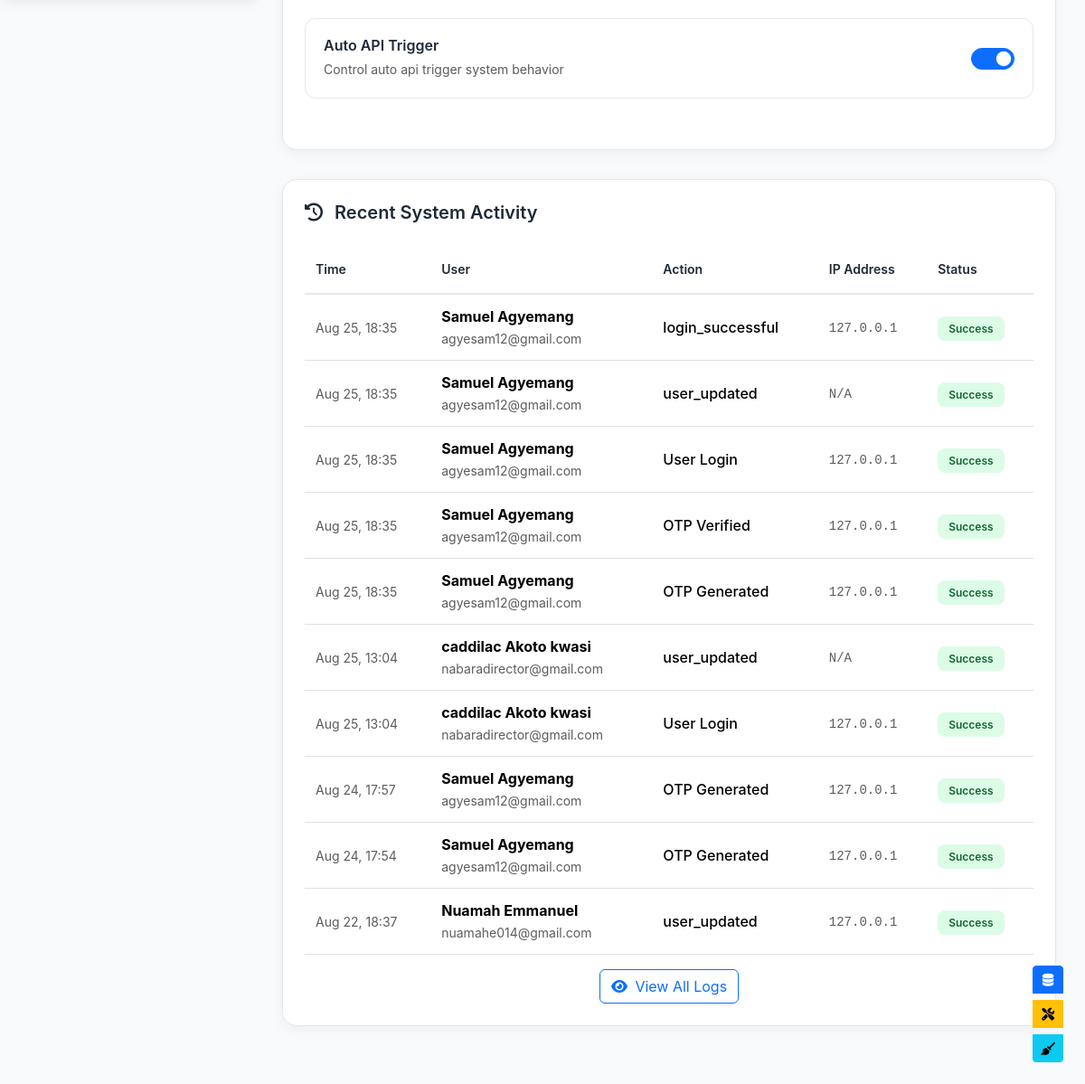
/dashboard/management/admin_dashboard/ (signed in, lower part), run on an earlier commit of the app's database.
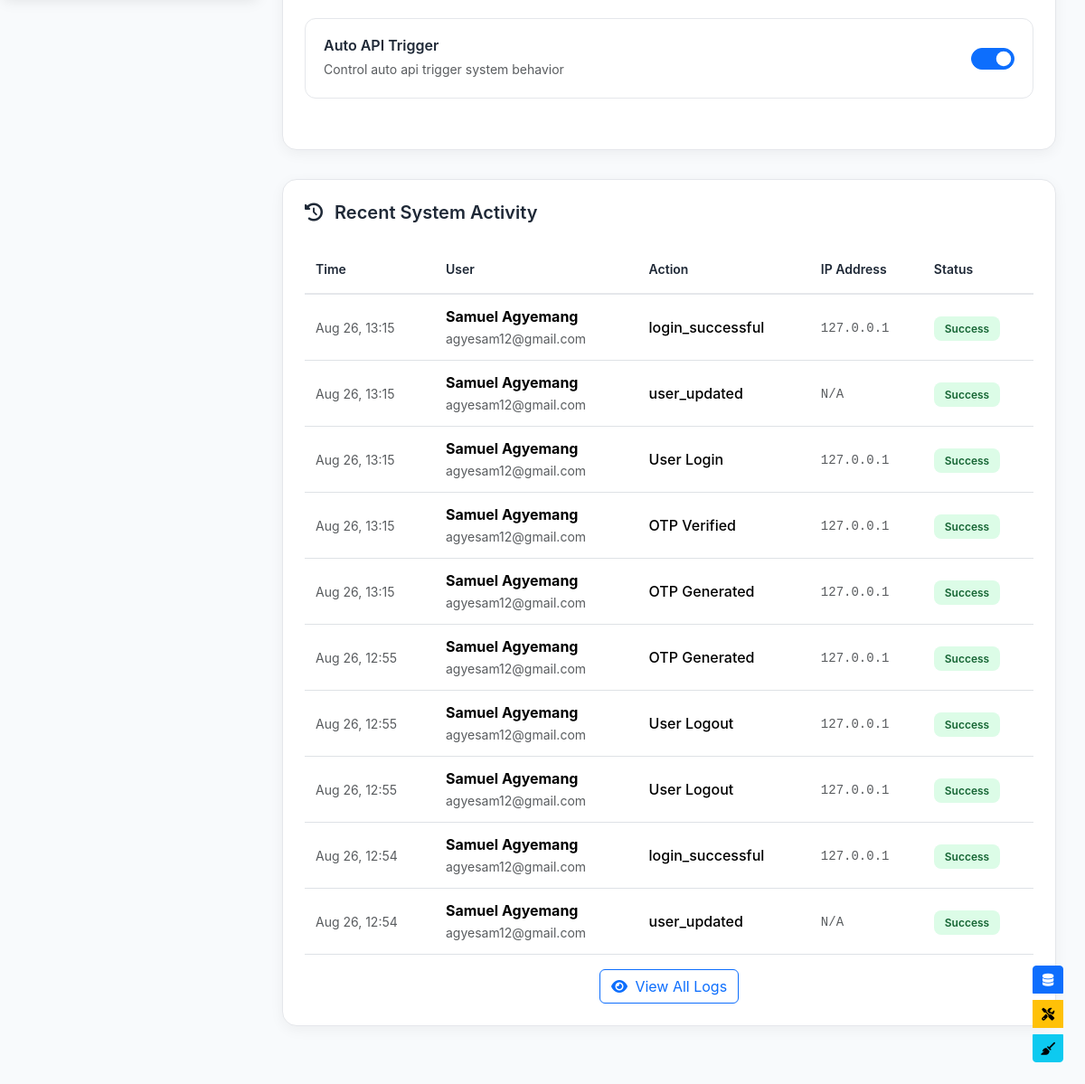
And on a later commit of the database.
### authentication/models.py (models this page shows, shortened)
class SystemConfiguration(models.Model):
    CONFIG_CHOICES = [
        ('auto_api_trigger', 'Auto API Trigger'),
        ('maintenance_mode', 'Maintenance Mode'),
        ('email_notifications', 'Email Notifications'),
    ]
    key = models.CharField(max_length=50, choices=CONFIG_CHOICES, unique=True)
    value = models.BooleanField(default=True)
    description = models.TextField(blank=True)
    updated_by = models.ForeignKey(
        settings.AUTH_USER_MODEL,
        on_delete=models.SET_NULL,
        null=True,
        blank=True,
        limit_choices_to={'role': 'admin'}
    )
    created_at = models.DateTimeField(auto_now_add=True)
    updated_at = models.DateTimeField(auto_now=True)
    class Meta:
        verbose_name = "System Configuration"
        verbose_name_plural = "System Configurations"

class AuditLog(models.Model):
    id = models.CharField(primary_key=True, unique=True, max_length=20, default=generate_audit_id, editable=False)
    ACTION_CHOICES = [
        ('user_created', 'User Created'),
        ('user_created_failed', 'User Creation Failed'),  # Add this line
        ('user_login', 'User Login'),
        ('user_logout', 'User Logout'),
        ('email_verified', 'Email Verified'),
        ('email_verification_error', 'Email Verification Error'),  # Add this line
        ('otp_generated', 'OTP Generated'),
        ('otp_verified', 'OTP Verified'),
        ('otp_verification_failed', 'OTP Verification Failed'),  # Add this line
        ('otp_resent', 'OTP Resent'),  # Add this line
        ('otp_resend_failed', 'OTP Resend Failed'),  # Add this line
        ('account_locked', 'Account Locked'),
        ('account_unlocked', 'Account Unlocked'),
        ('order_created', 'Order Created'),
        ('payment_made', 'Payment Made'),
    ]
    user = models.ForeignKey(settings.AUTH_USER_MODEL, on_delete=models.SET_NULL, null=True, blank=True)
    action = models.CharField(max_length=30, choices=ACTION_CHOICES)
    details = models.JSONField(default=dict, blank=True)
    ip_address = models.GenericIPAddressField(null=True, blank=True)
    user_agent = models.TextField(blank=True,null=True)
    created_at = models.DateTimeField(auto_now_add=True)
    class Meta:
        ordering = ['-created_at']
        indexes = [
            models.Index(fields=['user', 'action']),
            models.Index(fields=['created_at']),
        ]

class CustomUser(AbstractUser):
    id = models.CharField(primary_key=True, unique=True, max_length=20, default=generate_user_id, editable=False)
    username = None
    ROLE_CHOICES = [
        ('customer', 'Customer'),
        ('agent', 'Agent'),
        ('admin', 'Admin'),
    ]
    ACCOUNT_STATUS_CHOICES = [
        ('pending_verification', 'Pending Email Verification'),
        ('active', 'Active'),
        ('suspended', 'Suspended'),
        ('deactivated', 'Deactivated'),
    ]
    full_name = models.CharField(max_length=255)
    phone_number = models.CharField(max_length=15, unique=True)
    email = models.EmailField(unique=True)
    role = models.CharField(max_length=20, choices=ROLE_CHOICES, default='customer')
    account_status = models.CharField(
        max_length=30,
        choices=ACCOUNT_STATUS_CHOICES,
        default='pending_verification'
    )
    email_verified = models.BooleanField(default=False)
    email_verified_at = models.DateTimeField(null=True, blank=True)
    last_login_attempt = models.DateTimeField(null=True, blank=True)
    failed_login_attempts = models.PositiveIntegerField(default=0)
    account_locked_until = models.DateTimeField(null=True, blank=True)
    created_at = models.DateTimeField(auto_now_add=True)
    updated_at = models.DateTimeField(auto_now=True)
    objects = CustomUserManager()
    USERNAME_FIELD = 'email'
    REQUIRED_FIELDS = ['full_name', 'phone_number']
    class Meta:
        indexes = [
            models.Index(fields=['email']),
            models.Index(fields=['phone_number']),
            models.Index(fields=['account_status']),
            models.Index(fields=['created_at']),
        ]

### management/views.py (the view)
# urls.py: path('admin_dashboard/', AdminDashboardView.as_view(), name='admin_dashboard'),
@method_decorator(admin_required, name='dispatch')
class AdminDashboardView(LoginRequiredMixin,TemplateView):
    template_name = 'management/admin_dashboard.html'
    def get_context_data(self, **kwargs):
        context = super().get_context_data(**kwargs)
        context['title'] = 'Admin Dashboard'
        context['page_header'] = 'Dashboard'
        context.update(self.get_dashboard_metrics())
        context.update(self.get_monthly_analysis())
        context.update(self.perform_system_health_checks())
        context['recent_audit_logs'] = AuditLog.objects.select_related('user').order_by('-created_at')[:10]
        context['system_configs'] = SystemConfiguration.objects.all()
        return context
    def get_dashboard_metrics(self):
        return {
            'total_users': CustomUser.objects.count(),
            'total_orders': DataBundleOrder.objects.count(),
            'total_revenue': Payment.objects.filter(status='success').aggregate(total=Sum('amount'))['total'] or 0,
            'orders_by_status': DataBundleOrder.objects.values('status').annotate(count=Count('status')),
        }
    def get_monthly_analysis(self):
        end_date = timezone.now()
        start_date = end_date - timedelta(days=180) # Last 6 months
        monthly_orders = DataBundleOrder.objects.filter(
            created_at__gte=start_date
        ).annotate(
            month=TruncMonth('created_at')
        ).values('month').annotate(
            count=Count('id')
        ).order_by('month')
        monthly_signups = CustomUser.objects.filter(
            created_at__gte=start_date
        ).annotate(
            month=TruncMonth('created_at')
        ).values('month').annotate(
            count=Count('id')
        ).order_by('month')
        order_months = [item['month'].strftime('%b %Y') for item in monthly_orders]
        order_counts = [item['count'] for item in monthly_orders]
        signup_months = [item['month'].strftime('%b %Y') for item in monthly_signups]
        signup_counts = [item['count'] for item in monthly_signups]
        return {
            'order_months': order_months,
            'order_counts': order_counts,
            'signup_months': signup_months,
            'signup_counts': signup_counts,
        }
    def perform_system_health_checks(self):
        health_issues = []
        orders_without_payment = DataBundleOrder.objects.filter(
            status__in=['pending', 'processing'],
            payment__isnull=True
        ).count()
        if orders_without_payment > 0:
            health_issues.append(f"⚠️ {orders_without_payment} pending/processing orders have no associated payment record.")
        completed_orders_with_failed_payments = DataBundleOrder.objects.filter(
            status='completed',
            payment__status='failed'
        ).count()
        if completed_orders_with_failed_payments > 0:
            health_issues.append(f"🚨 {completed_orders_with_failed_payments} completed orders have failed payment statuses. This indicates a data inconsistency.")
        payments_without_order = Payment.objects.filter(order__isnull=True).count()
        if payments_without_order > 0:
            health_issues.append(f"🚨 {payments_without_order} payments exist without a corresponding order.")
        users_inconsistency = CustomUser.objects.filter(
            account_status='active',
            email_verified=False
        ).count()
        if users_inconsistency > 0:
            health_issues.append(f"🚨 {users_inconsistency} users are marked 'active' but their email is not verified.")
        orders_with_missing_telco = DataBundleOrder.objects.filter(telco__isnull=True).count()
        if orders_with_missing_telco > 0:
            health_issues.append(f"🚨 {orders_with_missing_telco} orders have no associated Telco record.")
        return {'health_issues': health_issues}

### templates/management/admin_dashboard.html (shortened to what the changed rows need)
<!DOCTYPE html>
<html lang="en">
<head>
    <link href="https://cdnjs.cloudflare.com/ajax/libs/bootstrap/5.3.2/css/bootstrap.min.css" rel="stylesheet">
    <link href="https://cdnjs.cloudflare.com/ajax/libs/font-awesome/6.4.0/css/all.min.css" rel="stylesheet">
</head>
<body>
    <div class="main-wrapper">
        <div class="dashboard-content">
            <div class="table-section">
                <div class="config-grid">
                    {% for config in system_configs %}
                    <div class="config-card">
                        <div class="config-info">
                            <h6>{{ config.get_key_display }}</h6>
                            <small class="text-muted">
                                {% if config.description %}
                                    {{ config.description }}
                                {% else %}
                                    Control {{ config.get_key_display|lower }} system behavior
                                {% endif %}
                            </small>
                        </div>
                        <div class="form-check form-switch">
                            <input class="form-check-input" type="checkbox"
                                   id="config_{{ config.key }}"
                                   data-config="{{ config.key }}"
                                   {% if config.value %}checked{% endif %}
                                   onchange="toggleConfig('{{ config.key }}', this.checked)">
                        </div>
                    </div>
                    {% endfor %}
                </div>
            </div>
            <div class="table-section">
                <div class="table-responsive">
                    <table class="table">
                        <thead>
                            <tr>
                                <th>Time</th>
                                <th>User</th>
                                <th>Action</th>
                                <th>IP Address</th>
                                <th>Status</th>
                            </tr>
                        </thead>
                        <tbody>
                            {% for log in recent_audit_logs %}
                            <tr>
                                <td>
                                    <small class="text-muted">
                                        {{ log.created_at|date:"M j, H:i" }}
                                    </small>
                                </td>
                                <td>
                                    {% if log.user %}
                                        <strong>{{ log.user.full_name }}</strong>
                                        <br>
                                        <small class="text-muted">{{ log.user.email }}</small>
                                    {% else %}
                                        <span class="text-muted">System</span>
                                    {% endif %}
                                </td>
                                <td>
                                    <span class="fw-medium">{{ log.get_action_display }}</span>
                                </td>
                                <td>
                                    <code class="text-muted">{{ log.ip_address|default:"N/A" }}</code>
                                </td>
                                <td>
                                    {% if "failed" in log.action or "error" in log.action %}
                                        <span class="badge-status badge-failed">Failed</span>
                                    {% elif "locked" in log.action %}
                                        <span class="badge-status badge-pending">Warning</span>
                                    {% else %}
                                        <span class="badge-status badge-success">Success</span>
                                    {% endif %}
                                </td>
                            </tr>
                            {% endfor %}
                        </tbody>
                    </table>
                </div>
            </div>
        </div>
    </div>
</body>
</html>

What changed in the data, as far as the page shows it:
no longer on this page (row unchanged): AuditLog: created_at "Aug 25, 18:35", user.full_name "Samuel Agyemang", user.email "agyesam12@gmail.com", action "login_successful", ip_address "127.0.0.1", shows "Success"
no longer on this page (row unchanged): AuditLog: created_at "Aug 25, 18:35", user.full_name "Samuel Agyemang", user.email "agyesam12@gmail.com", action "user_updated", ip_address "N/A", shows "Success"
no longer on this page (row unchanged): AuditLog: created_at "Aug 25, 18:35", user.full_name "Samuel Agyemang", user.email "agyesam12@gmail.com", action "User Login", ip_address "127.0.0.1", shows "Success"
no longer on this page (row unchanged): AuditLog: created_at "Aug 25, 18:35", user.full_name "Samuel Agyemang", user.email "agyesam12@gmail.com", action "OTP Verified", ip_address "127.0.0.1", shows "Success"
no longer on this page (row unchanged): AuditLog: created_at "Aug 25, 18:35", user.full_name "Samuel Agyemang", user.email "agyesam12@gmail.com", action "OTP Generated", ip_address "127.0.0.1", shows "Success"
no longer on this page (row unchanged): AuditLog: created_at "Aug 25, 13:04", user.full_name "caddilac Akoto kwasi", user.email "nabaradirector@gmail.com", action "user_updated", ip_address "N/A", shows "Success"
no longer on this page (row unchanged): AuditLog: created_at "Aug 25, 13:04", user.full_name "caddilac Akoto kwasi", user.email "nabaradirector@gmail.com", action "User Login", ip_address "127.0.0.1", shows "Success"
no longer on this page (row unchanged): AuditLog: created_at "Aug 24, 17:57", user.full_name "Samuel Agyemang", user.email "agyesam12@gmail.com", action "OTP Generated", ip_address "127.0.0.1", shows "Success"
no longer on this page (row unchanged): AuditLog: created_at "Aug 24, 17:54", user.full_name "Samuel Agyemang", user.email "agyesam12@gmail.com", action "OTP Generated", ip_address "127.0.0.1", shows "Success"
no longer on this page (row unchanged): AuditLog: created_at "Aug 22, 18:37", user.full_name "Nuamah Emmanuel", user.email "nuamahe014@gmail.com", action "user_updated", ip_address "127.0.0.1", shows "Success"
added AuditLog: created_at "Aug 26, 13:15", user.full_name "Samuel Agyemang", user.email "agyesam12@gmail.com", action "login_successful", ip_address "127.0.0.1", shows "Success"
added AuditLog: created_at "Aug 26, 13:15", user.full_name "Samuel Agyemang", user.email "agyesam12@gmail.com", action "user_updated", ip_address "N/A", shows "Success"
added AuditLog: created_at "Aug 26, 13:15", user.full_name "Samuel Agyemang", user.email "agyesam12@gmail.com", action "User Login", ip_address "127.0.0.1", shows "Success"
added AuditLog: created_at "Aug 26, 13:15", user.full_name "Samuel Agyemang", user.email "agyesam12@gmail.com", action "OTP Verified", ip_address "127.0.0.1", shows "Success"
added AuditLog: created_at "Aug 26, 13:15", user.full_name "Samuel Agyemang", user.email "agyesam12@gmail.com", action "OTP Generated", ip_address "127.0.0.1", shows "Success"
added AuditLog: created_at "Aug 26, 12:55", user.full_name "Samuel Agyemang", user.email "agyesam12@gmail.com", action "OTP Generated", ip_address "127.0.0.1", shows "Success"
added AuditLog: created_at "Aug 26, 12:55", user.full_name "Samuel Agyemang", user.email "agyesam12@gmail.com", action "User Logout", ip_address "127.0.0.1", shows "Success"
added AuditLog: created_at "Aug 26, 12:55", user.full_name "Samuel Agyemang", user.email "agyesam12@gmail.com", action "User Logout", ip_address "127.0.0.1", shows "Success"
added AuditLog: created_at "Aug 26, 12:54", user.full_name "Samuel Agyemang", user.email "agyesam12@gmail.com", action "login_successful", ip_address "127.0.0.1", shows "Success"
added AuditLog: created_at "Aug 26, 12:54", user.full_name "Samuel Agyemang", user.email "agyesam12@gmail.com", action "user_updated", ip_address "N/A", shows "Success"
